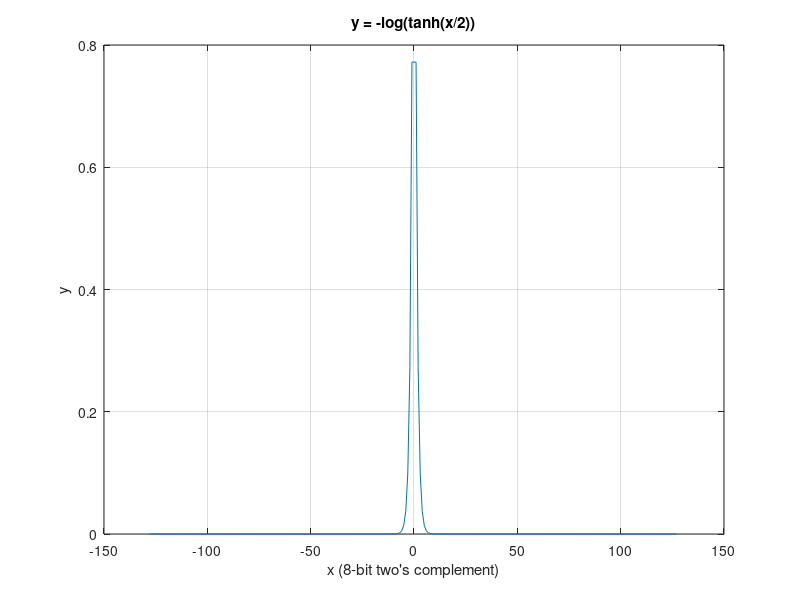

Source code (MATLAB):
% Define the range of 8-bit two's complement values
x = [-128:-1 1:127];

% Calculate y using the given formula
y = -log(tanh(x/2));

% Plot the function
figure;
plot(x, y);
title('y = -log(tanh(x/2))');
xlabel('x (8-bit two''s complement)');
ylabel('y');
grid on;

% Function to convert decimal to 8-bit two's complement binary
dec2twoscomp8 = @(num) dec2bin(typecast(int8(num), 'uint8'), 8);

% Function to convert decimal to 16-bit two's complement binary
dec2twoscomp16 = @(num) dec2bin(typecast(int16(num), 'uint16'), 16);

% Create arrays to store the 8-bit and 16-bit two's complement binary values
x_twoscomp8 = arrayfun(dec2twoscomp8, x, 'UniformOutput', false);
x_twoscomp16 = arrayfun(dec2twoscomp16, x, 'UniformOutput', false);

% Display the results
for i = 1:length(x)
    fprintf('x = %8s, y = %10.6f, 16-bit two''s complement = %s\n', x_twoscomp8{i}, y(i), x_twoscomp16{i});
end

